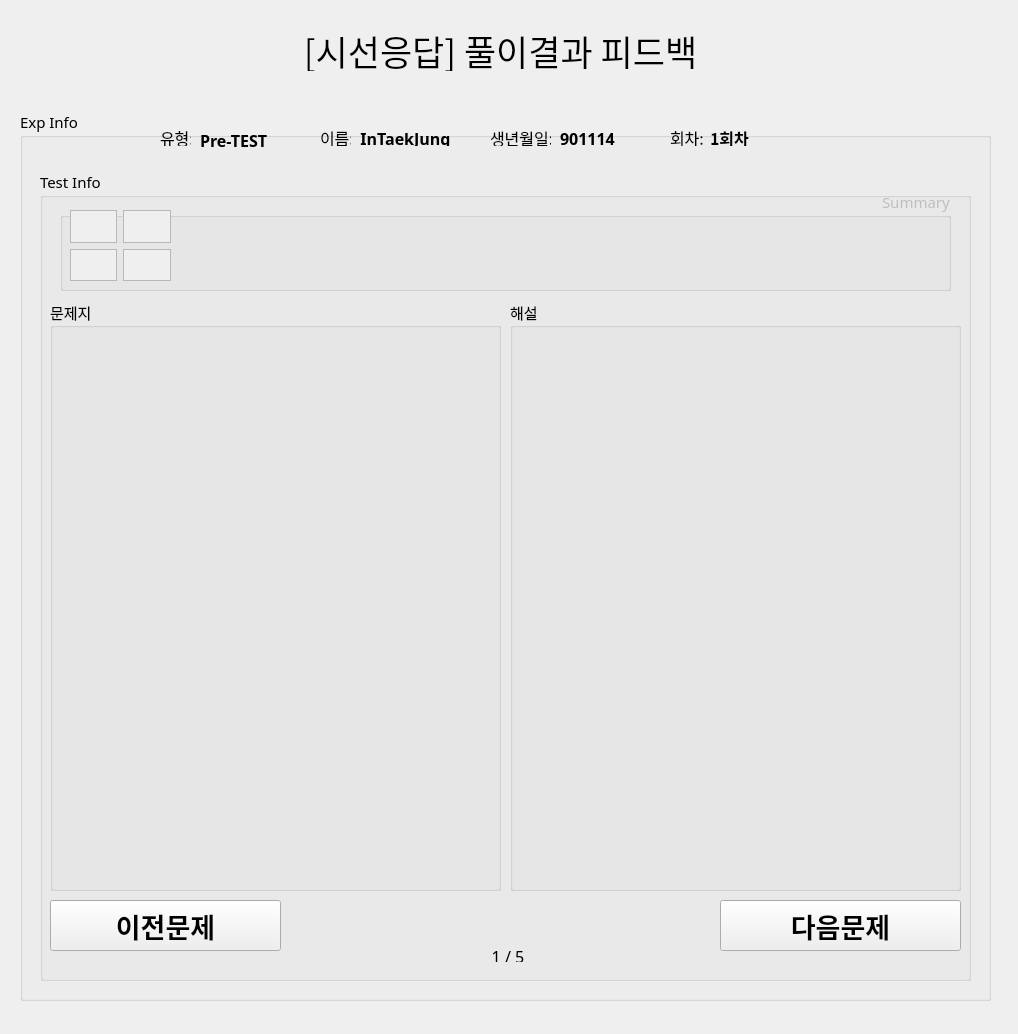
<?xml version="1.0" encoding="UTF-8"?>
<ui version="4.0">
 <class>Form</class>
 <widget class="QWidget" name="Form">
  <property name="geometry">
   <rect>
    <x>0</x>
    <y>0</y>
    <width>1018</width>
    <height>1034</height>
   </rect>
  </property>
  <property name="windowTitle">
   <string>Form</string>
  </property>
  <widget class="QWidget" name="verticalLayoutWidget">
   <property name="geometry">
    <rect>
     <x>20</x>
     <y>110</y>
     <width>971</width>
     <height>891</height>
    </rect>
   </property>
   <layout class="QVBoxLayout" name="verticalLayout">
    <item>
     <widget class="QGroupBox" name="expInfoGBox">
      <property name="font">
       <font>
        <family>나눔스퀘어_ac</family>
        <pointsize>11</pointsize>
       </font>
      </property>
      <property name="title">
       <string>Exp Info</string>
      </property>
      <widget class="QLabel" name="nameLabel2">
       <property name="geometry">
        <rect>
         <x>340</x>
         <y>20</y>
         <width>91</width>
         <height>16</height>
        </rect>
       </property>
       <property name="font">
        <font>
         <family>나눔스퀘어 Bold</family>
         <pointsize>12</pointsize>
         <weight>75</weight>
         <bold>true</bold>
        </font>
       </property>
       <property name="text">
        <string>InTaekJung</string>
       </property>
       <property name="alignment">
        <set>Qt::AlignCenter</set>
       </property>
      </widget>
      <widget class="QLabel" name="expTypeLabel2">
       <property name="geometry">
        <rect>
         <x>180</x>
         <y>20</y>
         <width>71</width>
         <height>20</height>
        </rect>
       </property>
       <property name="font">
        <font>
         <family>나눔스퀘어 Bold</family>
         <pointsize>12</pointsize>
         <weight>75</weight>
         <bold>true</bold>
        </font>
       </property>
       <property name="text">
        <string>Pre-TEST</string>
       </property>
       <property name="alignment">
        <set>Qt::AlignLeading|Qt::AlignLeft|Qt::AlignVCenter</set>
       </property>
      </widget>
      <widget class="QLabel" name="expCntLabel2">
       <property name="geometry">
        <rect>
         <x>690</x>
         <y>20</y>
         <width>41</width>
         <height>16</height>
        </rect>
       </property>
       <property name="font">
        <font>
         <family>나눔스퀘어 Bold</family>
         <pointsize>12</pointsize>
         <weight>75</weight>
         <bold>true</bold>
        </font>
       </property>
       <property name="text">
        <string>1회차</string>
       </property>
      </widget>
      <widget class="QLabel" name="nameTxt2">
       <property name="geometry">
        <rect>
         <x>300</x>
         <y>20</y>
         <width>31</width>
         <height>16</height>
        </rect>
       </property>
       <property name="font">
        <font>
         <family>나눔스퀘어_ac</family>
         <pointsize>12</pointsize>
        </font>
       </property>
       <property name="text">
        <string>이름: </string>
       </property>
      </widget>
      <widget class="QLabel" name="expCntTxt2">
       <property name="geometry">
        <rect>
         <x>650</x>
         <y>20</y>
         <width>41</width>
         <height>16</height>
        </rect>
       </property>
       <property name="font">
        <font>
         <family>나눔스퀘어_ac</family>
         <pointsize>12</pointsize>
        </font>
       </property>
       <property name="text">
        <string>회차:</string>
       </property>
      </widget>
      <widget class="QLabel" name="birthTxt_2">
       <property name="geometry">
        <rect>
         <x>470</x>
         <y>20</y>
         <width>61</width>
         <height>16</height>
        </rect>
       </property>
       <property name="font">
        <font>
         <family>나눔스퀘어_ac</family>
         <pointsize>12</pointsize>
        </font>
       </property>
       <property name="text">
        <string>생년월일:</string>
       </property>
      </widget>
      <widget class="QLabel" name="birthLabel2">
       <property name="geometry">
        <rect>
         <x>540</x>
         <y>20</y>
         <width>71</width>
         <height>16</height>
        </rect>
       </property>
       <property name="font">
        <font>
         <family>나눔스퀘어 Bold</family>
         <pointsize>12</pointsize>
         <weight>75</weight>
         <bold>true</bold>
        </font>
       </property>
       <property name="text">
        <string>901114</string>
       </property>
      </widget>
      <widget class="QLabel" name="expTypeTxt2">
       <property name="geometry">
        <rect>
         <x>140</x>
         <y>20</y>
         <width>31</width>
         <height>16</height>
        </rect>
       </property>
       <property name="font">
        <font>
         <family>나눔스퀘어_ac</family>
         <pointsize>12</pointsize>
        </font>
       </property>
       <property name="text">
        <string>유형:</string>
       </property>
      </widget>
      <widget class="QGroupBox" name="teInfoGBox">
       <property name="geometry">
        <rect>
         <x>20</x>
         <y>60</y>
         <width>931</width>
         <height>811</height>
        </rect>
       </property>
       <property name="font">
        <font>
         <family>나눔스퀘어_ac</family>
         <pointsize>11</pointsize>
        </font>
       </property>
       <property name="title">
        <string>Test Info</string>
       </property>
       <widget class="QGroupBox" name="teGBox">
        <property name="geometry">
         <rect>
          <x>10</x>
          <y>130</y>
          <width>451</width>
          <height>591</height>
         </rect>
        </property>
        <property name="title">
         <string>문제지</string>
        </property>
        <widget class="QLabel" name="teLabel">
         <property name="geometry">
          <rect>
           <x>10</x>
           <y>20</y>
           <width>431</width>
           <height>561</height>
          </rect>
         </property>
         <property name="sizePolicy">
          <sizepolicy hsizetype="Preferred" vsizetype="Expanding">
           <horstretch>0</horstretch>
           <verstretch>0</verstretch>
          </sizepolicy>
         </property>
         <property name="text">
          <string/>
         </property>
        </widget>
       </widget>
       <widget class="QLabel" name="teCntLabel">
        <property name="geometry">
         <rect>
          <x>440</x>
          <y>780</y>
          <width>56</width>
          <height>12</height>
         </rect>
        </property>
        <property name="font">
         <font>
          <family>나눔스퀘어_ac</family>
          <pointsize>12</pointsize>
         </font>
        </property>
        <property name="text">
         <string>1 / 5</string>
        </property>
        <property name="alignment">
         <set>Qt::AlignCenter</set>
        </property>
       </widget>
       <widget class="QGroupBox" name="teExplainGBox_2">
        <property name="geometry">
         <rect>
          <x>470</x>
          <y>130</y>
          <width>451</width>
          <height>591</height>
         </rect>
        </property>
        <property name="title">
         <string>해설</string>
        </property>
        <widget class="QLabel" name="teExplainLabel_4">
         <property name="geometry">
          <rect>
           <x>10</x>
           <y>20</y>
           <width>431</width>
           <height>561</height>
          </rect>
         </property>
         <property name="sizePolicy">
          <sizepolicy hsizetype="Preferred" vsizetype="Expanding">
           <horstretch>0</horstretch>
           <verstretch>0</verstretch>
          </sizepolicy>
         </property>
         <property name="text">
          <string/>
         </property>
        </widget>
       </widget>
       <widget class="QGroupBox" name="teSummaryGBox_3">
        <property name="enabled">
         <bool>false</bool>
        </property>
        <property name="geometry">
         <rect>
          <x>20</x>
          <y>20</y>
          <width>891</width>
          <height>101</height>
         </rect>
        </property>
        <property name="layoutDirection">
         <enum>Qt::RightToLeft</enum>
        </property>
        <property name="title">
         <string>Summary</string>
        </property>
        <widget class="QLabel" name="teSumExplain">
         <property name="geometry">
          <rect>
           <x>130</x>
           <y>20</y>
           <width>751</width>
           <height>61</height>
          </rect>
         </property>
         <property name="sizePolicy">
          <sizepolicy hsizetype="Preferred" vsizetype="Expanding">
           <horstretch>0</horstretch>
           <verstretch>0</verstretch>
          </sizepolicy>
         </property>
         <property name="text">
          <string/>
         </property>
        </widget>
        <widget class="QWidget" name="gridLayoutWidget">
         <property name="geometry">
          <rect>
           <x>10</x>
           <y>20</y>
           <width>101</width>
           <height>71</height>
          </rect>
         </property>
         <layout class="QGridLayout" name="gridLayout_teSumIcon">
          <item row="0" column="1">
           <widget class="QListView" name="icon_1"/>
          </item>
          <item row="0" column="0">
           <widget class="QListView" name="icon_2"/>
          </item>
          <item row="1" column="0">
           <widget class="QListView" name="icon_4"/>
          </item>
          <item row="1" column="1">
           <widget class="QListView" name="icon_3"/>
          </item>
         </layout>
        </widget>
       </widget>
       <widget class="QPushButton" name="teNextBtn">
        <property name="geometry">
         <rect>
          <x>680</x>
          <y>730</y>
          <width>241</width>
          <height>51</height>
         </rect>
        </property>
        <property name="font">
         <font>
          <family>나눔스퀘어_ac Bold</family>
          <pointsize>20</pointsize>
          <weight>75</weight>
          <bold>true</bold>
         </font>
        </property>
        <property name="text">
         <string>다음문제</string>
        </property>
       </widget>
       <widget class="QPushButton" name="tePrevBtn">
        <property name="geometry">
         <rect>
          <x>10</x>
          <y>730</y>
          <width>231</width>
          <height>51</height>
         </rect>
        </property>
        <property name="font">
         <font>
          <family>나눔스퀘어_ac Bold</family>
          <pointsize>20</pointsize>
          <weight>75</weight>
          <bold>true</bold>
         </font>
        </property>
        <property name="text">
         <string>이전문제</string>
        </property>
       </widget>
      </widget>
     </widget>
    </item>
   </layout>
  </widget>
  <widget class="QLabel" name="titleLabel">
   <property name="geometry">
    <rect>
     <x>290</x>
     <y>30</y>
     <width>421</width>
     <height>41</height>
    </rect>
   </property>
   <property name="font">
    <font>
     <family>나눔스퀘어_ac</family>
     <pointsize>26</pointsize>
    </font>
   </property>
   <property name="text">
    <string>[시선응답] 풀이결과 피드백</string>
   </property>
   <property name="alignment">
    <set>Qt::AlignCenter</set>
   </property>
  </widget>
 </widget>
 <resources/>
 <connections/>
</ui>
